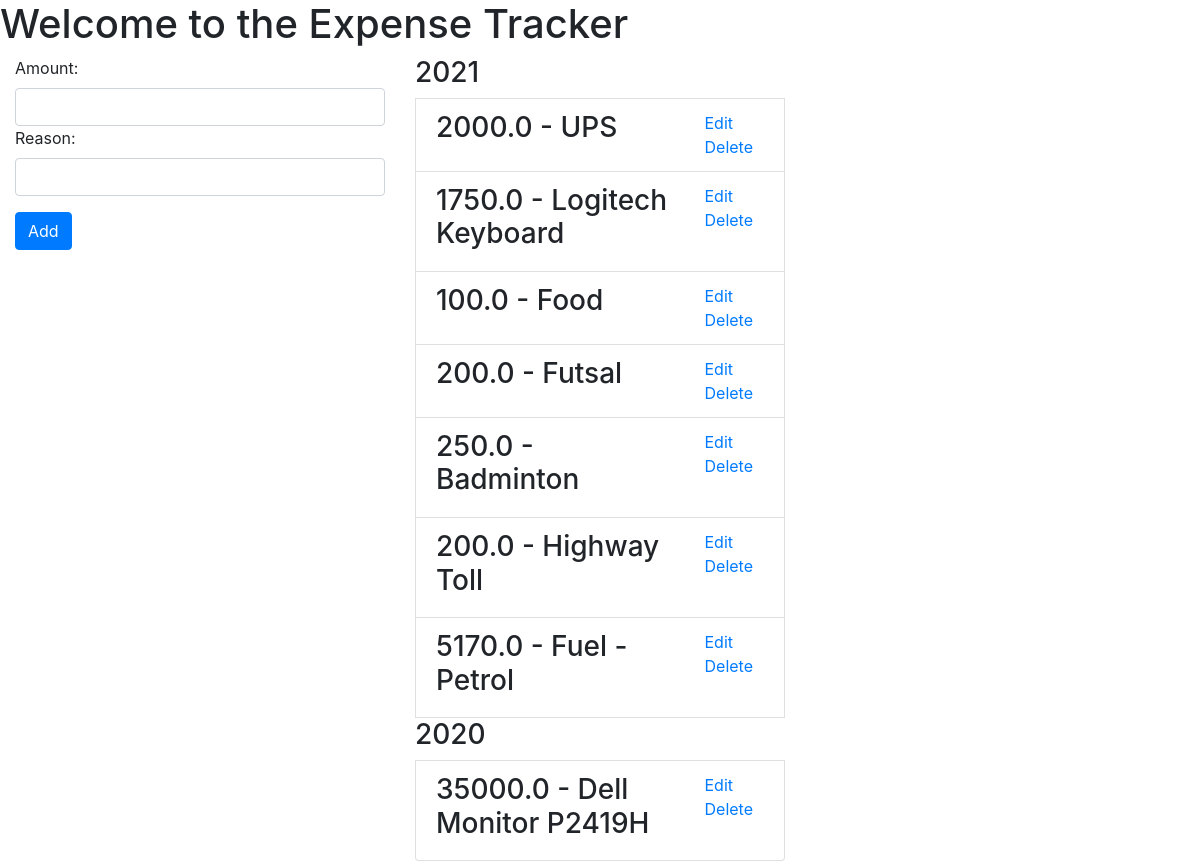
The app's page / (signed in), older data.
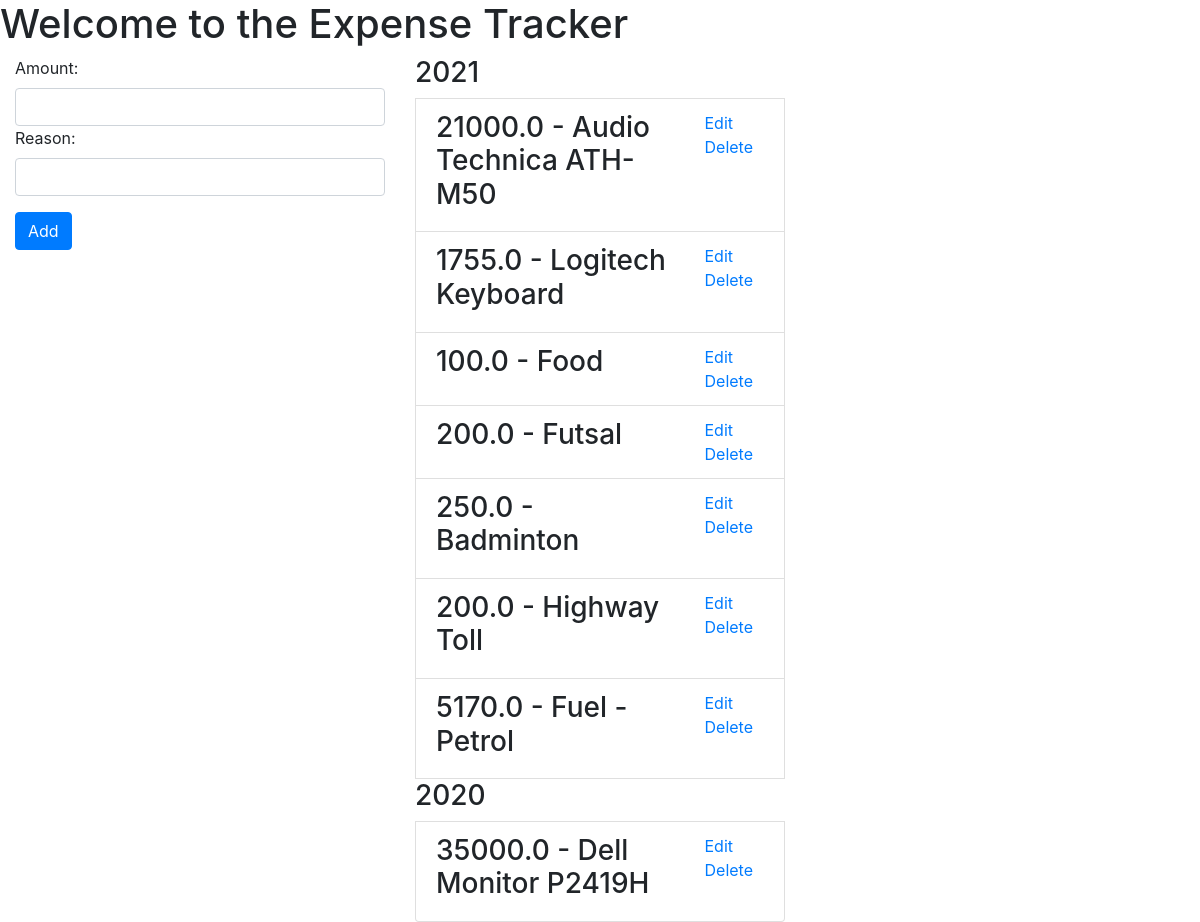
The same page, newer data.
### tracker/models.py (models this page shows, shortened)
class Expense(models.Model):
  amount = models.FloatField()
  reason = models.CharField(max_length=100)
  date_of_expenditure = models.DateTimeField(default=timezone.now)
  user = models.ForeignKey(User, on_delete=models.CASCADE)

### tracker/views.py (the view)
# urls.py: 2. Add a URL to urlpatterns:  path('', views.home, name='home')
@login_required
def home(request):
  return render(request, HOME_TEMPLATE, get_home_context())

### tracker/forms.py
class ExpenseForm(forms.ModelForm):
  class Meta:
    model = Expense
    fields = ['amount', 'reason']
    widgets = {
            'amount': forms.NumberInput(attrs={'class': 'form-control'}),
            'reason': forms.TextInput(attrs={'class': 'form-control'}),
        }

### tracker/views.py (called while the page is built)
def get_home_context():
  form = ExpenseForm()
  expenses = Expense.objects.order_by('-date_of_expenditure')
  expense_list = get_expenses(expenses)
  context = { 'form': form, 'expenses': expense_list }
  return context

def get_expenses(expenses):
  expenses_grouped_by_year = [{'year': key, 'annual_expenses': list(group)} for key, group in itertools.groupby(expenses, lambda x:x.date_of_expenditure.year)]
  return expenses_grouped_by_year

### tracker/templates/tracker/home.html (shortened to what this page needs)
{% extends 'tracker/base.html' %}
{% block content %}
  <h1>Welcome to the Expense Tracker</h1>
  <div class="container-fluid">
    <div class="row">
      <div class="col">
        <div>
          <form action="{% url 'expense-create' %}" method="POST">
            <div class="form-group">
              {{ form }}
            </div>
            <button type="submit" class="btn btn-primary">Add</button>
          </form>
        </div>
      </div>
      <div class="col">
        <ul class="list-group">
          {% for annual_expense in expenses %}
            <h3>{{ annual_expense.year }}</h3>
            {% for expense in annual_expense.annual_expenses %}
              <li class="list-group-item">
                {% if expense.id == update_id %}
                  <div>
                    <form method="POST" class="form-inline">
                      {% csrf_token %}
                      {{ update_form }}
                      {{ update_form.errors }}
                      <button type="submit" class="btn btn-primary mb-2">Update</button>
                      <a href="{% url 'tracker-home' %}">Cancel</a>
                    </form>
                  </div>
                {% else %}
                  <div class="row">
                    <div class="col">
                      <h3>{{ expense.amount }} - {{ expense.reason }}</h3>
                    </div>
                    {% if not update_id and not delete_id %}
                    <div class="col-3">
                      <a href="{% url 'expense-update' expense.id %}">Edit</a>
                      <a href="{% url 'expense-confirm-delete' expense.id %}">Delete</a>
                    </div>
                    {% endif %}
                  </div>
                {% endif %}
              </li>
            {% endfor %}
          {% endfor %}
        </ul>
      </div>
      <div class="col">
      </div>
    </div>
  </div>
{% endblock content%}

### tracker/templates/tracker/base.html (shortened to what this page needs)
<!DOCTYPE html>
<html lang="en">
<head>
  <link rel="stylesheet" href="https://stackpath.bootstrapcdn.com/bootstrap/4.4.1/css/bootstrap.min.css">
</head>
<body>
  {% block content %}{% endblock content %}
</body>
</html>

Row changes from the older to the newer data that the page shows:
removed Expense: amount "2000.0", reason "UPS", shown under "2021"
added Expense: amount "21000.0", reason "Audio Technica ATH-M50", shown under "2021"
changed Expense "Logitech Keyboard": amount "1750.0" → "1755.0"
